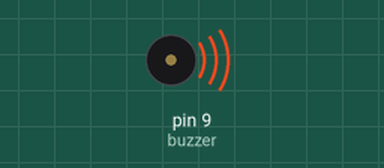
Bench run of a sketch on a simulated Arduino Uno, built with avr-gcc and run on an emulated ATmega328P. Parts: buzzer (waves = sounding).

Above: at 5.0 s.
At 15.0 s:
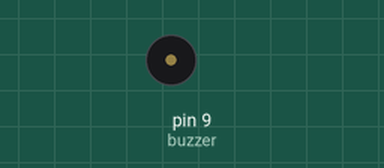
Timing chart, 0 to 26.0 s (numbered marks = the images above):
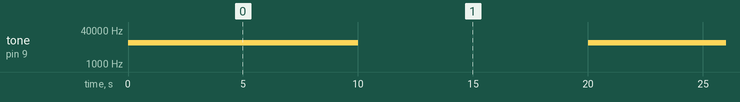

The sketch:

PASSIVEBUZZER.ino
```cpp
const int buzzer = 9;
void setup() {
  pinMode(buzzer, OUTPUT);
}

void loop() {
  tone(buzzer, 10000);
  //digitalWrite(buzzer, HIGH);
  delay(10000);
  noTone(buzzer);
  //digitalWrite(buzzer, LOW);
  delay(10000);
}
```

Measured:
- by itself, tone on pin 9 (buzzer): alternates 10000 Hz for 10.0 s and silent for 10.0 s
